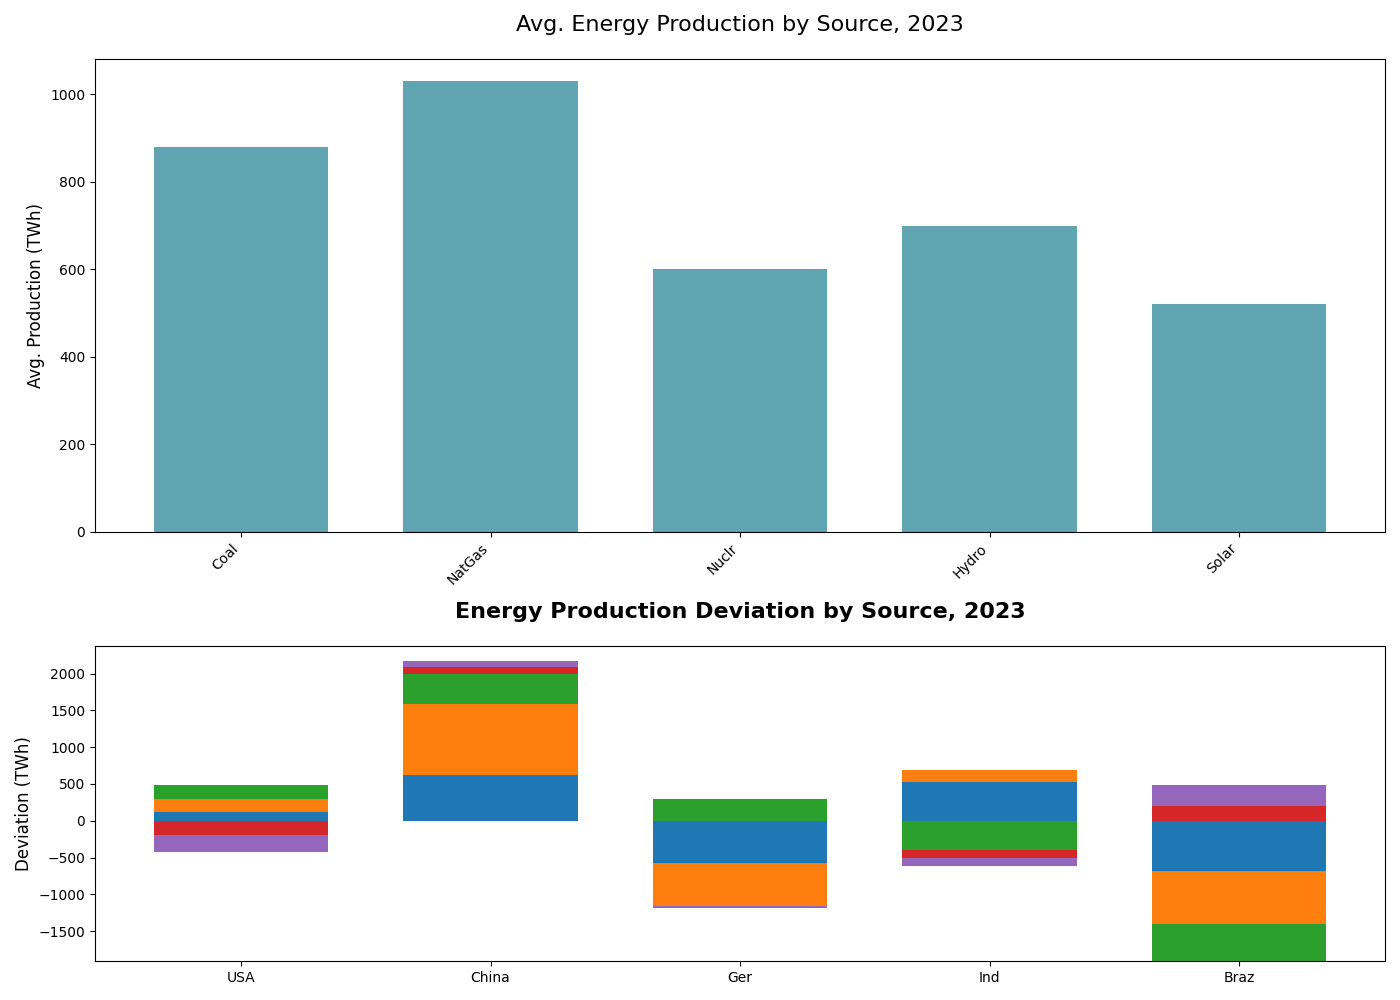

Recreate this plot in Python.
import matplotlib.pyplot as plt
import numpy as np

# Updated sources and energy_data for removal of 'Wind'
sources = ['Coal', 'NatGas', 'Nuclr', 'Hydro', 'Solar']
countries = ['USA', 'China', 'Ger', 'Ind', 'Braz']

energy_data = [
    [1000, 1200, 800, 500, 300],
    [1500, 2000, 1000, 800, 600],
    [300, 450, 900, 700, 500],
    [1400, 1200, 200, 600, 400],
    [200, 300, 100, 900, 800]
]

average_production = np.mean(energy_data, axis=0)
deviation_data = energy_data - average_production

fig, (ax2, ax1) = plt.subplots(2, 1, figsize=(14, 10), gridspec_kw={'height_ratios': [3, 2]})

ax2.bar(sources, average_production, color=['#61a4b2'], width=0.7)
ax2.set_ylabel('Avg. Production (TWh)', fontsize=12)
ax2.set_title('Avg. Energy Production by Source, 2023', fontsize=16, pad=20)
ax2.set_xticklabels(sources, rotation=45, ha='right')

bar_width = 0.7
# Adjusted colors list to match the reduced number of sources
colors = ['#1f77b4', '#ff7f0e', '#2ca02c', '#d62728', '#9467bd']
bottoms_pos = np.zeros(len(countries))
bottoms_neg = np.zeros(len(countries))

for source_idx, (source, color) in enumerate(zip(sources, colors)):
    source_data = deviation_data[:, source_idx]
    pos_data = np.where(source_data >= 0, source_data, 0)
    neg_data = np.where(source_data < 0, source_data, 0)
    
    ax1.bar(countries, pos_data, width=bar_width, bottom=bottoms_pos, color=color)
    ax1.bar(countries, neg_data, width=bar_width, bottom=bottoms_neg, color=color)
    
    bottoms_pos += pos_data
    bottoms_neg += neg_data

ax1.set_ylabel('Deviation (TWh)', fontsize=12)
ax1.set_title('Energy Production Deviation by Source, 2023', fontsize=16, fontweight='bold', pad=20)

plt.tight_layout()
plt.show()
